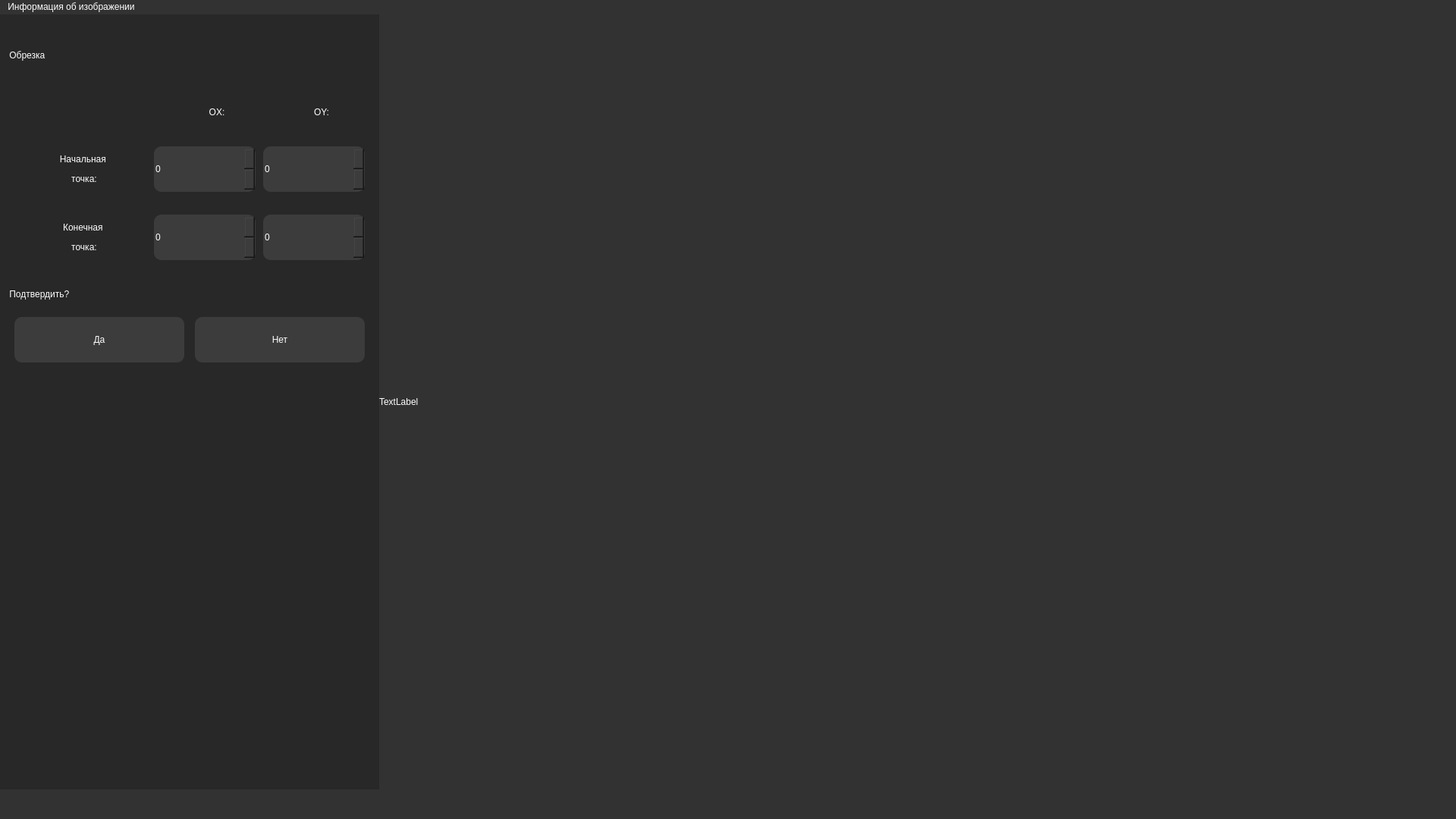
<?xml version="1.0" encoding="UTF-8"?>
<ui version="4.0">
 <class>MainWindow</class>
 <widget class="QMainWindow" name="MainWindow">
  <property name="geometry">
   <rect>
    <x>0</x>
    <y>0</y>
    <width>1920</width>
    <height>1080</height>
   </rect>
  </property>
  <property name="minimumSize">
   <size>
    <width>1920</width>
    <height>1080</height>
   </size>
  </property>
  <property name="maximumSize">
   <size>
    <width>1920</width>
    <height>1080</height>
   </size>
  </property>
  <property name="windowTitle">
   <string>MainWindow</string>
  </property>
  <property name="styleSheet">
   <string notr="true">background-color: rgb(50, 50, 50);
font: 16pt &quot;Arial&quot;;
color:rgb(255, 255, 255);</string>
  </property>
  <widget class="QWidget" name="centralwidget">
   <widget class="QLabel" name="background_label">
    <property name="geometry">
     <rect>
      <x>0</x>
      <y>0</y>
      <width>1920</width>
      <height>1022</height>
     </rect>
    </property>
    <property name="minimumSize">
     <size>
      <width>1920</width>
      <height>1022</height>
     </size>
    </property>
    <property name="maximumSize">
     <size>
      <width>1920</width>
      <height>1022</height>
     </size>
    </property>
    <property name="text">
     <string/>
    </property>
    <property name="pixmap">
     <pixmap>../../../Desktop/background_dark.png</pixmap>
    </property>
    <property name="scaledContents">
     <bool>true</bool>
    </property>
   </widget>
   <widget class="QWidget" name="widget" native="true">
    <property name="geometry">
     <rect>
      <x>0</x>
      <y>0</y>
      <width>1920</width>
      <height>1022</height>
     </rect>
    </property>
    <property name="minimumSize">
     <size>
      <width>1920</width>
      <height>1022</height>
     </size>
    </property>
    <property name="maximumSize">
     <size>
      <width>1920</width>
      <height>1022</height>
     </size>
    </property>
    <property name="styleSheet">
     <string notr="true">background-color: rgba(255, 0, 0, 0);</string>
    </property>
    <layout class="QGridLayout" name="gridLayout_5">
     <property name="leftMargin">
      <number>0</number>
     </property>
     <property name="topMargin">
      <number>0</number>
     </property>
     <property name="rightMargin">
      <number>0</number>
     </property>
     <property name="bottomMargin">
      <number>0</number>
     </property>
     <property name="spacing">
      <number>0</number>
     </property>
     <item row="0" column="1">
      <widget class="QLabel" name="label_image">
       <property name="minimumSize">
        <size>
         <width>0</width>
         <height>1022</height>
        </size>
       </property>
       <property name="maximumSize">
        <size>
         <width>16777215</width>
         <height>1022</height>
        </size>
       </property>
       <property name="text">
        <string>TextLabel</string>
       </property>
      </widget>
     </item>
     <item row="0" column="0">
      <widget class="QWidget" name="widget_2" native="true">
       <property name="minimumSize">
        <size>
         <width>500</width>
         <height>1022</height>
        </size>
       </property>
       <property name="maximumSize">
        <size>
         <width>500</width>
         <height>1022</height>
        </size>
       </property>
       <property name="styleSheet">
        <string notr="true">background-color:rgb(40, 40, 40);</string>
       </property>
       <layout class="QGridLayout" name="gridLayout">
        <item row="0" column="0">
         <layout class="QVBoxLayout" name="verticalLayout_4">
          <property name="spacing">
           <number>0</number>
          </property>
          <item>
           <layout class="QHBoxLayout" name="horizontalLayout_3">
            <property name="spacing">
             <number>0</number>
            </property>
            <item>
             <widget class="QLabel" name="label_2">
              <property name="minimumSize">
               <size>
                <width>400</width>
                <height>90</height>
               </size>
              </property>
              <property name="maximumSize">
               <size>
                <width>400</width>
                <height>90</height>
               </size>
              </property>
              <property name="styleSheet">
               <string notr="true">font: 40pt &quot;Arial&quot;;</string>
              </property>
              <property name="text">
               <string> Обрезка</string>
              </property>
             </widget>
            </item>
            <item>
             <spacer name="horizontalSpacer_6">
              <property name="orientation">
               <enum>Qt::Horizontal</enum>
              </property>
              <property name="sizeHint" stdset="0">
               <size>
                <width>40</width>
                <height>20</height>
               </size>
              </property>
             </spacer>
            </item>
           </layout>
          </item>
          <item>
           <layout class="QVBoxLayout" name="verticalLayout_2">
            <item>
             <layout class="QHBoxLayout" name="horizontalLayout_6">
              <property name="spacing">
               <number>0</number>
              </property>
              <item>
               <spacer name="horizontalSpacer_5">
                <property name="orientation">
                 <enum>Qt::Horizontal</enum>
                </property>
                <property name="sizeHint" stdset="0">
                 <size>
                  <width>40</width>
                  <height>20</height>
                 </size>
                </property>
               </spacer>
              </item>
              <item>
               <layout class="QHBoxLayout" name="horizontalLayout">
                <property name="spacing">
                 <number>0</number>
                </property>
                <property name="leftMargin">
                 <number>0</number>
                </property>
                <property name="rightMargin">
                 <number>0</number>
                </property>
                <item>
                 <widget class="QLabel" name="label_3">
                  <property name="minimumSize">
                   <size>
                    <width>134</width>
                    <height>60</height>
                   </size>
                  </property>
                  <property name="maximumSize">
                   <size>
                    <width>134</width>
                    <height>60</height>
                   </size>
                  </property>
                  <property name="styleSheet">
                   <string notr="true">font: 28pt &quot;Arial&quot;;
color: rgb(255, 255, 255);</string>
                  </property>
                  <property name="text">
                   <string>OX:</string>
                  </property>
                  <property name="alignment">
                   <set>Qt::AlignCenter</set>
                  </property>
                 </widget>
                </item>
                <item>
                 <spacer name="horizontalSpacer">
                  <property name="orientation">
                   <enum>Qt::Horizontal</enum>
                  </property>
                  <property name="sizeHint" stdset="0">
                   <size>
                    <width>4</width>
                    <height>20</height>
                   </size>
                  </property>
                 </spacer>
                </item>
                <item>
                 <widget class="QLabel" name="label_4">
                  <property name="minimumSize">
                   <size>
                    <width>134</width>
                    <height>60</height>
                   </size>
                  </property>
                  <property name="maximumSize">
                   <size>
                    <width>134</width>
                    <height>60</height>
                   </size>
                  </property>
                  <property name="styleSheet">
                   <string notr="true">font: 28pt &quot;Arial&quot;;
color: rgb(255, 255, 255);</string>
                  </property>
                  <property name="text">
                   <string>OY:</string>
                  </property>
                  <property name="alignment">
                   <set>Qt::AlignCenter</set>
                  </property>
                 </widget>
                </item>
               </layout>
              </item>
             </layout>
            </item>
            <item>
             <layout class="QHBoxLayout" name="horizontalLayout_2">
              <property name="spacing">
               <number>0</number>
              </property>
              <property name="leftMargin">
               <number>10</number>
              </property>
              <property name="rightMargin">
               <number>10</number>
              </property>
              <item>
               <widget class="QLabel" name="label_5">
                <property name="minimumSize">
                 <size>
                  <width>184</width>
                  <height>90</height>
                 </size>
                </property>
                <property name="maximumSize">
                 <size>
                  <width>184</width>
                  <height>90</height>
                 </size>
                </property>
                <property name="styleSheet">
                 <string notr="true">font: 22pt &quot;Arial&quot;;
color: rgb(255, 255, 255);</string>
                </property>
                <property name="text">
                 <string>&lt;html&gt;&lt;head/&gt;&lt;body&gt;&lt;p&gt;Начальная &lt;/p&gt;&lt;p&gt;точка:&lt;/p&gt;&lt;/body&gt;&lt;/html&gt;</string>
                </property>
                <property name="alignment">
                 <set>Qt::AlignCenter</set>
                </property>
               </widget>
              </item>
              <item>
               <widget class="QSpinBox" name="spinBox">
                <property name="minimumSize">
                 <size>
                  <width>134</width>
                  <height>60</height>
                 </size>
                </property>
                <property name="maximumSize">
                 <size>
                  <width>104</width>
                  <height>60</height>
                 </size>
                </property>
                <property name="styleSheet">
                 <string notr="true">background-color:rgb(60, 60, 60);
font: 30pt &quot;Arial&quot;;
color: rgb(255, 255, 255);
border-radius: 10px;</string>
                </property>
               </widget>
              </item>
              <item>
               <spacer name="horizontalSpacer_2">
                <property name="orientation">
                 <enum>Qt::Horizontal</enum>
                </property>
                <property name="sizeHint" stdset="0">
                 <size>
                  <width>40</width>
                  <height>20</height>
                 </size>
                </property>
               </spacer>
              </item>
              <item>
               <widget class="QSpinBox" name="spinBox_2">
                <property name="minimumSize">
                 <size>
                  <width>134</width>
                  <height>60</height>
                 </size>
                </property>
                <property name="maximumSize">
                 <size>
                  <width>104</width>
                  <height>60</height>
                 </size>
                </property>
                <property name="styleSheet">
                 <string notr="true">background-color:rgb(60, 60, 60);
font: 30pt &quot;Arial&quot;;
color: rgb(255, 255, 255);
border-radius: 10px;</string>
                </property>
               </widget>
              </item>
             </layout>
            </item>
            <item>
             <layout class="QHBoxLayout" name="horizontalLayout_4">
              <property name="spacing">
               <number>0</number>
              </property>
              <property name="leftMargin">
               <number>10</number>
              </property>
              <property name="rightMargin">
               <number>10</number>
              </property>
              <item>
               <widget class="QLabel" name="label_6">
                <property name="minimumSize">
                 <size>
                  <width>184</width>
                  <height>90</height>
                 </size>
                </property>
                <property name="maximumSize">
                 <size>
                  <width>184</width>
                  <height>90</height>
                 </size>
                </property>
                <property name="styleSheet">
                 <string notr="true">font: 22pt &quot;Arial&quot;;
color: rgb(255, 255, 255);</string>
                </property>
                <property name="text">
                 <string>&lt;html&gt;&lt;head/&gt;&lt;body&gt;&lt;p&gt;Конечная &lt;/p&gt;&lt;p&gt;точка:&lt;/p&gt;&lt;/body&gt;&lt;/html&gt;</string>
                </property>
                <property name="alignment">
                 <set>Qt::AlignCenter</set>
                </property>
               </widget>
              </item>
              <item>
               <widget class="QSpinBox" name="spinBox_3">
                <property name="minimumSize">
                 <size>
                  <width>134</width>
                  <height>60</height>
                 </size>
                </property>
                <property name="maximumSize">
                 <size>
                  <width>134</width>
                  <height>60</height>
                 </size>
                </property>
                <property name="styleSheet">
                 <string notr="true">background-color:rgb(60, 60, 60);
font: 30pt &quot;Arial&quot;;
color: rgb(255, 255, 255);
border-radius: 10px;</string>
                </property>
               </widget>
              </item>
              <item>
               <spacer name="horizontalSpacer_3">
                <property name="orientation">
                 <enum>Qt::Horizontal</enum>
                </property>
                <property name="sizeHint" stdset="0">
                 <size>
                  <width>40</width>
                  <height>20</height>
                 </size>
                </property>
               </spacer>
              </item>
              <item>
               <widget class="QSpinBox" name="spinBox_4">
                <property name="minimumSize">
                 <size>
                  <width>134</width>
                  <height>60</height>
                 </size>
                </property>
                <property name="maximumSize">
                 <size>
                  <width>134</width>
                  <height>60</height>
                 </size>
                </property>
                <property name="styleSheet">
                 <string notr="true">background-color:rgb(60, 60, 60);
font: 30pt &quot;Arial&quot;;
color: rgb(255, 255, 255);
border-radius: 10px;</string>
                </property>
               </widget>
              </item>
             </layout>
            </item>
           </layout>
          </item>
          <item>
           <layout class="QVBoxLayout" name="verticalLayout">
            <item>
             <layout class="QHBoxLayout" name="horizontalLayout_15">
              <property name="spacing">
               <number>0</number>
              </property>
              <item>
               <widget class="QLabel" name="label">
                <property name="minimumSize">
                 <size>
                  <width>0</width>
                  <height>60</height>
                 </size>
                </property>
                <property name="maximumSize">
                 <size>
                  <width>16777215</width>
                  <height>60</height>
                 </size>
                </property>
                <property name="styleSheet">
                 <string notr="true">font: 28pt &quot;Arial&quot;;</string>
                </property>
                <property name="text">
                 <string> Подтвердить?</string>
                </property>
               </widget>
              </item>
              <item>
               <spacer name="horizontalSpacer_18">
                <property name="orientation">
                 <enum>Qt::Horizontal</enum>
                </property>
                <property name="sizeHint" stdset="0">
                 <size>
                  <width>40</width>
                  <height>20</height>
                 </size>
                </property>
               </spacer>
              </item>
             </layout>
            </item>
            <item>
             <layout class="QHBoxLayout" name="horizontalLayout_11">
              <property name="spacing">
               <number>0</number>
              </property>
              <property name="leftMargin">
               <number>10</number>
              </property>
              <property name="rightMargin">
               <number>10</number>
              </property>
              <item>
               <widget class="QPushButton" name="pushButton_1">
                <property name="minimumSize">
                 <size>
                  <width>224</width>
                  <height>60</height>
                 </size>
                </property>
                <property name="maximumSize">
                 <size>
                  <width>224</width>
                  <height>60</height>
                 </size>
                </property>
                <property name="styleSheet">
                 <string notr="true">background-color:rgb(60, 60, 60);
font: 22pt &quot;Arial&quot;;
color: rgb(255, 255, 255);
border-radius: 10px;</string>
                </property>
                <property name="text">
                 <string>Да</string>
                </property>
               </widget>
              </item>
              <item>
               <spacer name="horizontalSpacer_14">
                <property name="orientation">
                 <enum>Qt::Horizontal</enum>
                </property>
                <property name="sizeHint" stdset="0">
                 <size>
                  <width>4</width>
                  <height>20</height>
                 </size>
                </property>
               </spacer>
              </item>
              <item>
               <widget class="QPushButton" name="pushButton_2">
                <property name="minimumSize">
                 <size>
                  <width>224</width>
                  <height>60</height>
                 </size>
                </property>
                <property name="maximumSize">
                 <size>
                  <width>224</width>
                  <height>60</height>
                 </size>
                </property>
                <property name="styleSheet">
                 <string notr="true">background-color:rgb(60, 60, 60);
font: 22pt &quot;Arial&quot;;
color: rgb(255, 255, 255);
border-radius: 10px;</string>
                </property>
                <property name="text">
                 <string>Нет</string>
                </property>
               </widget>
              </item>
             </layout>
            </item>
           </layout>
          </item>
          <item>
           <spacer name="verticalSpacer_2">
            <property name="orientation">
             <enum>Qt::Vertical</enum>
            </property>
            <property name="sizeHint" stdset="0">
             <size>
              <width>20</width>
              <height>40</height>
             </size>
            </property>
           </spacer>
          </item>
         </layout>
        </item>
        <item row="1" column="0">
         <layout class="QVBoxLayout" name="verticalLayout_3"/>
        </item>
       </layout>
      </widget>
     </item>
    </layout>
   </widget>
  </widget>
  <widget class="QMenuBar" name="menubar">
   <property name="geometry">
    <rect>
     <x>0</x>
     <y>0</y>
     <width>1920</width>
     <height>30</height>
    </rect>
   </property>
   <widget class="QMenu" name="menu_2">
    <property name="title">
     <string>Информация об изображении</string>
    </property>
    <addaction name="action_5"/>
    <addaction name="action_6"/>
    <addaction name="action_7"/>
    <addaction name="action_8"/>
   </widget>
   <addaction name="menu_2"/>
  </widget>
  <widget class="QStatusBar" name="statusbar"/>
  <action name="action">
   <property name="text">
    <string>Сохранить</string>
   </property>
   <property name="shortcut">
    <string>Ctrl+S</string>
   </property>
  </action>
  <action name="action_2">
   <property name="text">
    <string>Убрать</string>
   </property>
   <property name="shortcut">
    <string>Ctrl+R</string>
   </property>
  </action>
  <action name="action_4">
   <property name="text">
    <string>Загрузить</string>
   </property>
   <property name="shortcut">
    <string>Ctrl+Space</string>
   </property>
  </action>
  <action name="action_5">
   <property name="text">
    <string>Имя:</string>
   </property>
  </action>
  <action name="action_6">
   <property name="text">
    <string>Формат:</string>
   </property>
  </action>
  <action name="action_7">
   <property name="text">
    <string>Размеры:</string>
   </property>
  </action>
  <action name="action_8">
   <property name="text">
    <string>Цветовая модель:</string>
   </property>
  </action>
 </widget>
 <resources/>
 <connections/>
</ui>
